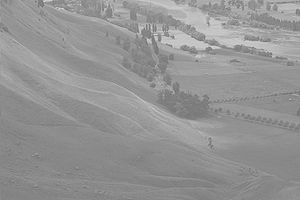
#> input picture wiki.jpg, 300 x 200 px
$ python main.py
#> lines starting #> are read from the running program, lines starting #| are printed output that depends on the picture
import cv2
import numpy as np
import random
from skimage.util import random_noise
import matplotlib.pyplot as plt


def print_hi(h):
#> called with h = 'PyCharm'
    image = cv2.imread("wiki.jpg",0)
#> image is the input picture: shape (200, 300); min 100, max 223, mean 148
    salt_pepper_prob = 0.03
    random_numbers = (1,2,3,4,5,6,7,8)
    N = random.choice(random_numbers)

    testo = image
    for i in range(N):
        testo = salt_pepper(testo,salt_pepper_prob)
        show_image(testo,i)
#> this loop made 7 passes
#> pass 1, in print_hi, `testo = salt_pepper(testo,salt_pepper_prob)`:
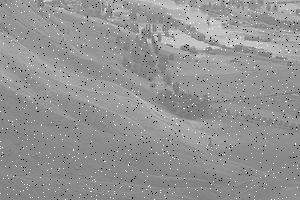
#> testo: shape (200, 300); min 0, max 255, mean 147.2
#> pass 2, in print_hi, `testo = salt_pepper(testo,salt_pepper_prob)`:
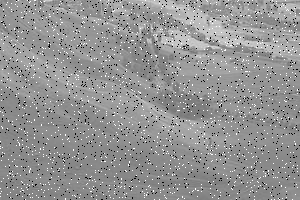
#> testo: shape (200, 300); min 0, max 255, mean 146.7
#> pass 3, in print_hi, `testo = salt_pepper(testo,salt_pepper_prob)`:
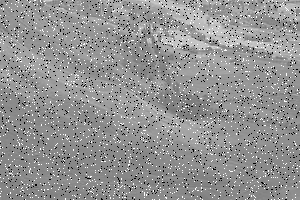
#> testo: shape (200, 300); min 0, max 255, mean 146.2
#> after the loop:
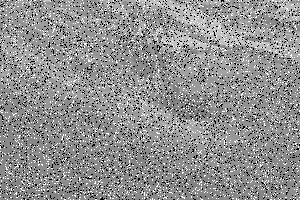
#> testo: shape (200, 300); min 0, max 255, mean 143.9

    testo = image
    for i in range(N):
        testo = ski_salt_pepper(testo)
        show_image_ski(testo,i)
#> this loop made 7 passes
#> pass 1, in ski_salt_pepper, `noise_img = random_noise(image, mode='s&p')`:
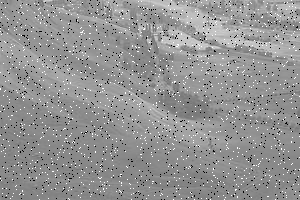
#> noise_img: shape (200, 300) float64; min 0, max 1, mean 0.576
#> pass 2, in ski_salt_pepper (call 2), `noise_img = random_noise(image, mode='s&p')`:
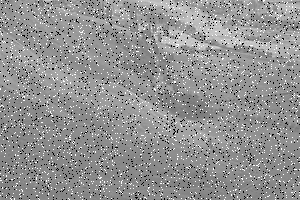
#> noise_img: shape (200, 300) float64; min 0, max 1, mean 0.572
#> after the loop:
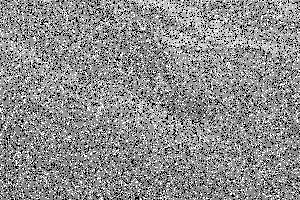
#> testo: shape (200, 300); min 0, max 255, mean 141.6


def salt_pepper(image,prob):
    #create a 0's matrix with size of image, in uint8 type
    result = np.zeros(image.shape,np.uint8)
    row = image.shape[0]
    column = image.shape[1]
    for i in range(row):
        for j in range(column):
            random_prob = random.random()
            if random_prob < prob:
                result[i][j] = random.choice((0, 255))
            else:
                result[i][j] = image[i][j]
    return result

def d_noise(image,prob):
    '''
    Add salt and pepper noise to image
    prob: Probability of the noise
    '''
    output = np.zeros(image.shape,np.uint8)
    thres = 1 - prob
    for i in range(image.shape[0]):
        for j in range(image.shape[1]):
            rdn = random.random()
            multiplier = np.random.rand()
            if rdn < prob:
                output[i][j] = image[i][j] * multiplier
            elif rdn > thres:
                output[i][j] = image[i][j] / multiplier
            else:
                output[i][j] = image[i][j]
    return output

def show_image(image, number):
    name = "S&p applied " + str((number+1)) + " time/s"
    cv2.imshow(name, image)
    cv2.waitKey(0)

def show_image_ski(image, number):
    name = "Ski S&p applied " + str((number+1)) + " time/s"
    cv2.imshow(name, image)
    cv2.waitKey(0)

def skiNoise(image):
    # Add salt-and-pepper noise to the image.
    noise_img = random_noise(image, 'gaussian')

    # The above function returns a floating-point image
    # on the range [0, 1], thus we changed it to 'uint8'
    # and from [0,255]
    noise_img = 255*noise_img
    noise_img = noise_img.astype(np.uint8)
    return noise_img

def ski_salt_pepper(image):
    noise_img = random_noise(image, mode='s&p')

    # The above function returns a floating-point image
    # on the range [0, 1], thus we changed it to 'uint8'
    # and from [0,255]
    noise_img = np.array(255*noise_img, dtype = 'uint8')
    return noise_img

# Press the green button in the gutter to run the script.
if __name__ == '__main__':
    print_hi('PyCharm')
